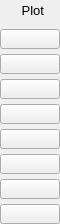
    <widget class="PyDMFrame" name="composite_8">
      <property name="geometry">
        <rect>
          <x>860</x>
          <y>41</y>
          <width>60</width>
          <height>224</height>
        </rect>
      </property>
      <widget class="QLabel" name="text_8">
        <property name="geometry">
          <rect>
            <x>4</x>
            <y>0</y>
            <width>40</width>
            <height>20</height>
          </rect>
        </property>
        <property name="text">
          <string>Plot</string>
        </property>
        <property name="font" stdset="0">
          <font>
            <pointsize>10</pointsize>
          </font>
        </property>
        <property name="brush" stdset="0">
          <brush brushstyle="SolidPattern">
            <color alpha="255">
              <red>0</red>
              <green>0</green>
              <blue>0</blue>
            </color>
          </brush>
        </property>
        <property name="toolTip">
          <string>text_8</string>
        </property>
        <property name="alignment">
          <set>Qt::AlignRight|Qt::AlignTrailing|Qt::AlignVCenter</set>
        </property>
        <property name="styleSheet">
          <string notr="true">QLabel#text_8 {
  color: rgb(0, 0, 0);
  }</string>
        </property>
      </widget>
      <widget class="PyDMRelatedDisplayButton" name="related_display">
        <property name="geometry">
          <rect>
            <x>0</x>
            <y>29</y>
            <width>60</width>
            <height>20</height>
          </rect>
        </property>
        <property name="showIcon" stdset="0">
          <bool>true</bool>
        </property>
        <property name="font" stdset="0">
          <font>
            <pointsize>10</pointsize>
          </font>
        </property>
        <property name="styleSheet">
          <string notr="true">PyDMRelatedDisplayButton#related_display {
  color: rgb(0, 0, 0);
  background-color: rgb(115, 223, 255);
  }</string>
        </property>
        <property name="titles" stdset="0">
          <stringlist>
            <string>Time series</string>
          </stringlist>
        </property>
        <property name="filenames" stdset="0">
          <stringlist>
            <string>TimeSeries_V23.ui</string>
          </stringlist>
        </property>
        <property name="macros" stdset="0">
          <stringlist>
            <string>P=${P},R=${R},PLT=${A1}TSArrayValue</string>
          </stringlist>
        </property>
        <property name="openInNewWindow" stdset="0">
          <bool>true</bool>
        </property>
      </widget>
      <widget class="PyDMRelatedDisplayButton" name="related_display_1">
        <property name="geometry">
          <rect>
            <x>0</x>
            <y>54</y>
            <width>60</width>
            <height>20</height>
          </rect>
        </property>
        <property name="showIcon" stdset="0">
          <bool>true</bool>
        </property>
        <property name="font" stdset="0">
          <font>
            <pointsize>10</pointsize>
          </font>
        </property>
        <property name="styleSheet">
          <string notr="true">PyDMRelatedDisplayButton#related_display_1 {
  color: rgb(0, 0, 0);
  background-color: rgb(115, 223, 255);
  }</string>
        </property>
        <property name="titles" stdset="0">
          <stringlist>
            <string>Time series</string>
          </stringlist>
        </property>
        <property name="filenames" stdset="0">
          <stringlist>
            <string>TimeSeries_V23.ui</string>
          </stringlist>
        </property>
        <property name="macros" stdset="0">
          <stringlist>
            <string>P=${P},R=${R},PLT=${A2}TSArrayValue</string>
          </stringlist>
        </property>
        <property name="openInNewWindow" stdset="0">
          <bool>true</bool>
        </property>
      </widget>
      <widget class="PyDMRelatedDisplayButton" name="related_display_2">
        <property name="geometry">
          <rect>
            <x>0</x>
            <y>79</y>
            <width>60</width>
            <height>20</height>
          </rect>
        </property>
        <property name="showIcon" stdset="0">
          <bool>true</bool>
        </property>
        <property name="font" stdset="0">
          <font>
            <pointsize>10</pointsize>
          </font>
        </property>
        <property name="styleSheet">
          <string notr="true">PyDMRelatedDisplayButton#related_display_2 {
  color: rgb(0, 0, 0);
  background-color: rgb(115, 223, 255);
  }</string>
        </property>
        <property name="titles" stdset="0">
          <stringlist>
            <string>Time series</string>
          </stringlist>
        </property>
        <property name="filenames" stdset="0">
          <stringlist>
            <string>TimeSeries_V23.ui</string>
          </stringlist>
        </property>
        <property name="macros" stdset="0">
          <stringlist>
            <string>P=${P},R=${R},PLT=${A3}TSArrayValue</string>
          </stringlist>
        </property>
        <property name="openInNewWindow" stdset="0">
          <bool>true</bool>
        </property>
      </widget>
      <widget class="PyDMRelatedDisplayButton" name="related_display_3">
        <property name="geometry">
          <rect>
            <x>0</x>
            <y>104</y>
            <width>60</width>
            <height>20</height>
          </rect>
        </property>
        <property name="showIcon" stdset="0">
          <bool>true</bool>
        </property>
        <property name="font" stdset="0">
          <font>
            <pointsize>10</pointsize>
          </font>
        </property>
        <property name="styleSheet">
          <string notr="true">PyDMRelatedDisplayButton#related_display_3 {
  color: rgb(0, 0, 0);
  background-color: rgb(115, 223, 255);
  }</string>
        </property>
        <property name="titles" stdset="0">
          <stringlist>
            <string>Time series</string>
          </stringlist>
        </property>
        <property name="filenames" stdset="0">
          <stringlist>
            <string>TimeSeries_V23.ui</string>
          </stringlist>
        </property>
        <property name="macros" stdset="0">
          <stringlist>
            <string>P=${P},R=${R},PLT=${A4}TSArrayValue</string>
          </stringlist>
        </property>
        <property name="openInNewWindow" stdset="0">
          <bool>true</bool>
        </property>
      </widget>
      <widget class="PyDMRelatedDisplayButton" name="related_display_4">
        <property name="geometry">
          <rect>
            <x>0</x>
            <y>129</y>
            <width>60</width>
            <height>20</height>
          </rect>
        </property>
        <property name="showIcon" stdset="0">
          <bool>true</bool>
        </property>
        <property name="font" stdset="0">
          <font>
            <pointsize>10</pointsize>
          </font>
        </property>
        <property name="styleSheet">
          <string notr="true">PyDMRelatedDisplayButton#related_display_4 {
  color: rgb(0, 0, 0);
  background-color: rgb(115, 223, 255);
  }</string>
        </property>
        <property name="titles" stdset="0">
          <stringlist>
            <string>Time series</string>
          </stringlist>
        </property>
        <property name="filenames" stdset="0">
          <stringlist>
            <string>TimeSeries_V23.ui</string>
          </stringlist>
        </property>
        <property name="macros" stdset="0">
          <stringlist>
            <string>P=${P},R=${R},PLT=${A5}TSArrayValue</string>
          </stringlist>
        </property>
        <property name="openInNewWindow" stdset="0">
          <bool>true</bool>
        </property>
      </widget>
      <widget class="PyDMRelatedDisplayButton" name="related_display_5">
        <property name="geometry">
          <rect>
            <x>0</x>
            <y>154</y>
            <width>60</width>
            <height>20</height>
          </rect>
        </property>
        <property name="showIcon" stdset="0">
          <bool>true</bool>
        </property>
        <property name="font" stdset="0">
          <font>
            <pointsize>10</pointsize>
          </font>
        </property>
        <property name="styleSheet">
          <string notr="true">PyDMRelatedDisplayButton#related_display_5 {
  color: rgb(0, 0, 0);
  background-color: rgb(115, 223, 255);
  }</string>
        </property>
        <property name="titles" stdset="0">
          <stringlist>
            <string>Time series</string>
          </stringlist>
        </property>
        <property name="filenames" stdset="0">
          <stringlist>
            <string>TimeSeries_V23.ui</string>
          </stringlist>
        </property>
        <property name="macros" stdset="0">
          <stringlist>
            <string>P=${P},R=${R},PLT=${A6}TSArrayValue</string>
          </stringlist>
        </property>
        <property name="openInNewWindow" stdset="0">
          <bool>true</bool>
        </property>
      </widget>
      <widget class="PyDMRelatedDisplayButton" name="related_display_6">
        <property name="geometry">
          <rect>
            <x>0</x>
            <y>179</y>
            <width>60</width>
            <height>20</height>
          </rect>
        </property>
        <property name="showIcon" stdset="0">
          <bool>true</bool>
        </property>
        <property name="font" stdset="0">
          <font>
            <pointsize>10</pointsize>
          </font>
        </property>
        <property name="styleSheet">
          <string notr="true">PyDMRelatedDisplayButton#related_display_6 {
  color: rgb(0, 0, 0);
  background-color: rgb(115, 223, 255);
  }</string>
        </property>
        <property name="titles" stdset="0">
          <stringlist>
            <string>Time series</string>
          </stringlist>
        </property>
        <property name="filenames" stdset="0">
          <stringlist>
            <string>TimeSeries_V23.ui</string>
          </stringlist>
        </property>
        <property name="macros" stdset="0">
          <stringlist>
            <string>P=${P},R=${R},PLT=${A7}TSArrayValue</string>
          </stringlist>
        </property>
        <property name="openInNewWindow" stdset="0">
          <bool>true</bool>
        </property>
      </widget>
      <widget class="PyDMRelatedDisplayButton" name="related_display_7">
        <property name="geometry">
          <rect>
            <x>0</x>
            <y>204</y>
            <width>60</width>
            <height>20</height>
          </rect>
        </property>
        <property name="showIcon" stdset="0">
          <bool>true</bool>
        </property>
        <property name="font" stdset="0">
          <font>
            <pointsize>10</pointsize>
          </font>
        </property>
        <property name="styleSheet">
          <string notr="true">PyDMRelatedDisplayButton#related_display_7 {
  color: rgb(0, 0, 0);
  background-color: rgb(115, 223, 255);
  }</string>
        </property>
        <property name="titles" stdset="0">
          <stringlist>
            <string>Time series</string>
          </stringlist>
        </property>
        <property name="filenames" stdset="0">
          <stringlist>
            <string>TimeSeries_V23.ui</string>
          </stringlist>
        </property>
        <property name="macros" stdset="0">
          <stringlist>
            <string>P=${P},R=${R},PLT=${A8}TSArrayValue</string>
          </stringlist>
        </property>
        <property name="openInNewWindow" stdset="0">
          <bool>true</bool>
        </property>
      </widget>
    </widget>
